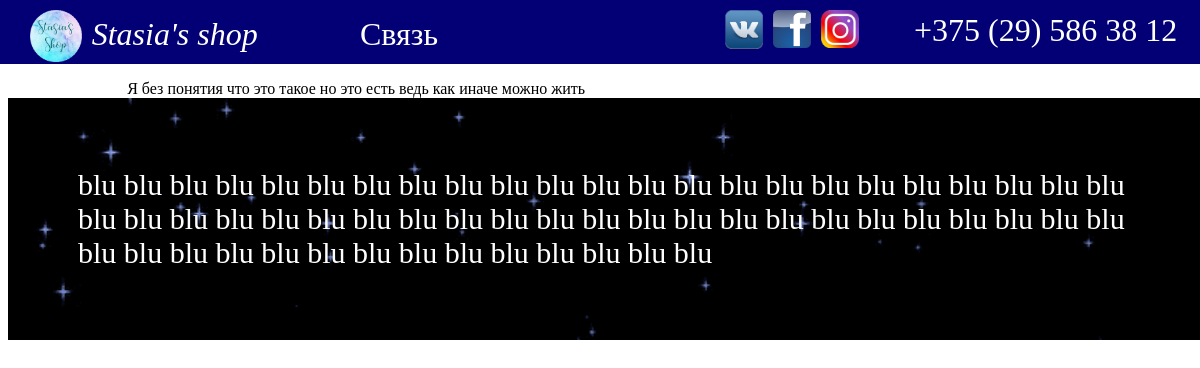
The page /home/prostaya-otkrytka on the database its author committed.
### Home/models.py (models this page shows, shortened)
class Product(models.Model):
    category = models.ForeignKey(Category, models.CASCADE)
    maker = models.ForeignKey(Maker, models.CASCADE)
    name = models.CharField(max_length=100)
    slug = models.SlugField(blank=True)
    description = models.TextField()
    short_description = models.CharField(max_length=100)
    image = models.ImageField()
    price = models.DecimalField(max_digits=5, decimal_places=2)

### Home/views.py (the view)
# urls.py: url(r'(?P<product_slug>[-\w]+)', views.product_view, name='product'),
def product_view(request, product_slug):
    product = Product.objects.get(slug=product_slug)
    context = {
        "product": product,
    }
    return render(request, "Product.html", context)

### Home/templates/Product.html (shortened to what this page needs)
{% extends 'Base.html' %}

### Home/templates/Base.html (shortened to what this page needs)
﻿{% load static %}
{% load staticfiles %}

### Home/static/site.css (style rules this page uses)
body { font-size: 100%; background-color: #FFFFFF; }
.Hat { background-color: #030076; position: fixed; z-index: 3; top: 0px; left: 0px; right: 0px; height: 8%; }
.Logotype { position: inherit; left: 20px; }
.Logo { color: #FFFFFF; font-style: italic; font-size: xx-large; position: inherit; top: 2%; }
.Anchors { word-spacing: 300%; font-family: "Times New Roman"; font-size: 200%; position: inherit; left: 30%; top: 2%; }
.Anchors > a { color: #FFFFFF; text-decoration: none; }
.Link { position: inherit; left: 60%; }
.Image { height: 8%; width: 8%; padding-left: 1%; padding-right: 1%; padding-bottom: 2%; padding-top: 2%; }
.Number { color: #FFFFFF; font-size: 200%; position: relative; top: 12px; left: 50px; }
.Main { position: relative; width: 80%; left: 10%; right: 10%; }
#Basement { color: #FFFFFF; font-size: 30px; padding: 70px; }

### rows shown on the page
Product: description (picture), description "Stasia's shop Связь +375 (29) 586 38 12 Я без понятия что это такое но это есть ведь как иначе можно жить blu blu blu blu blu blu blu blu blu blu blu blu blu blu blu blu blu blu blu blu blu blu blu blu blu blu blu blu blu blu blu blu blu blu blu blu blu blu blu blu blu blu blu blu blu blu blu blu blu blu blu blu blu blu blu blu blu blu blu blu"
